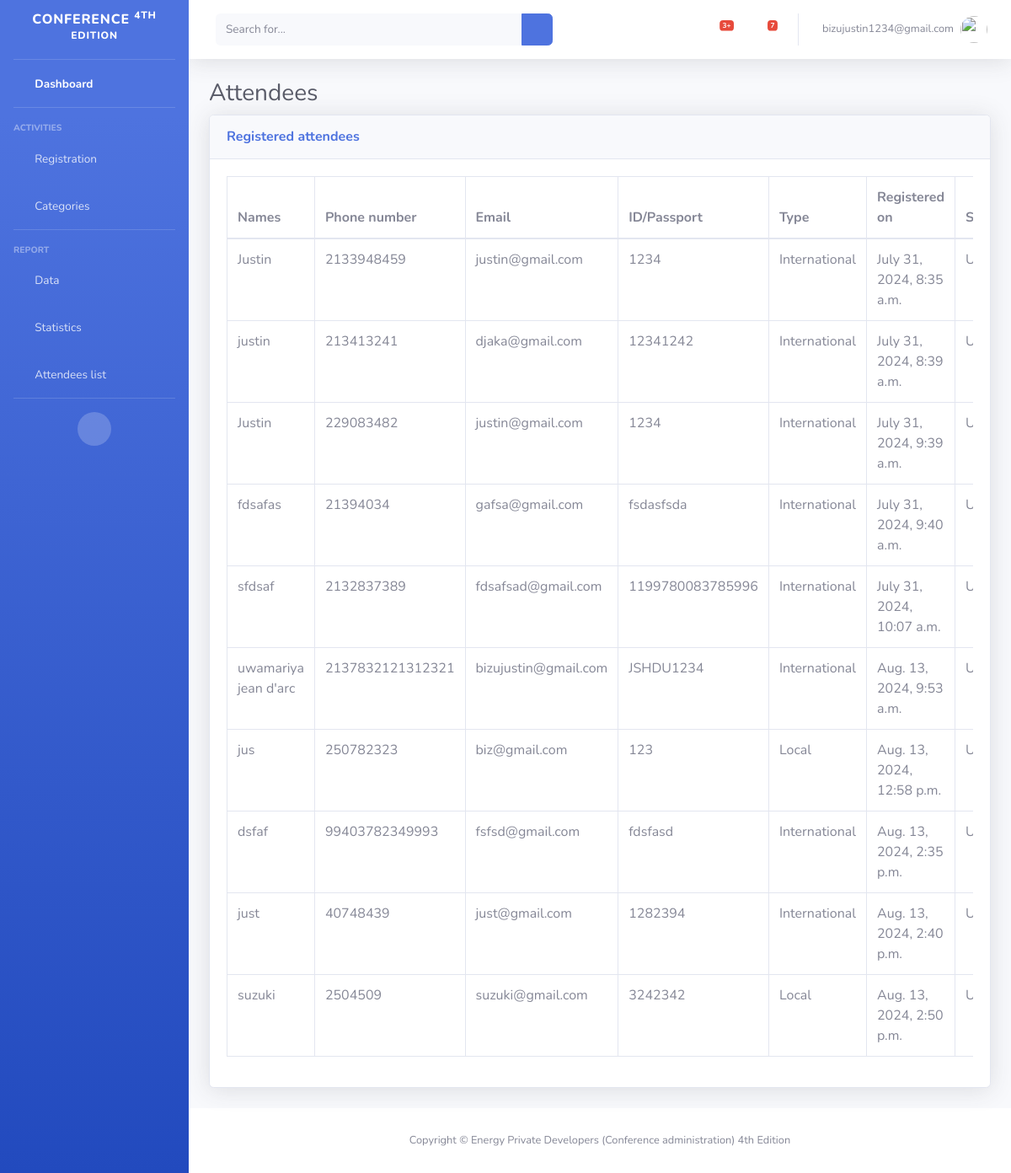
/administration/attendees (signed in), run on the app's committed database.
### conference_planning/models.py (models this page shows, shortened)
class Attendees(models.Model):
    class AttendeeType(models.TextChoices):
        LOCAL = "Local", "Local"
        INTERNATIONAL = "International", "International"
        STUDENT = "Student", "Student"
    STATUS_CHOICES = [
        ('organizer', 'Organizer'),
        ('delegate', 'Delegate'),
        ('exhibitor', 'Exhibitor'),
        ('student', 'Student'),
        ('media', 'Media')
    ]
    names = models.CharField(max_length=250)
    email = models.EmailField()
    identity = models.CharField(max_length=50)
    phone = models.CharField(max_length=20)
    country = models.CharField(max_length=100)
    organization = models.CharField(max_length=100, null=True, blank=True)
    university = models.CharField(max_length=100, null=True, blank=True)
    student_number = models.CharField(max_length=50, null=True, blank=True)
    category = models.CharField(max_length=100, choices=STATUS_CHOICES, default='choose your category')
    attendee_type = models.CharField(max_length=30, choices=AttendeeType.choices, default=AttendeeType.LOCAL, unique=False)
    registered_on = models.DateTimeField(auto_now_add=True)
    STATUS_CHOICES = [
        ('unpaid', 'Unpaid'),
        ('paid', 'Paid'),
    ]
    status = models.CharField(
        max_length=100,
        choices=STATUS_CHOICES,
        default='unpaid',
    )
    class Meta:
        verbose_name_plural = 'Attendees'

### conference_planning/views.py (the view)
# urls.py: path('attendees', views.attendees, name="attendees"),
@login_required
def attendees(request):
    attendees_list = Attendees.objects.all().order_by('id')
    context = {'attendees': attendees_list}
    return render(request, 'conference_planning/administration/attends.html', context)

### conference_planning/templates/conference_planning/administration/attends.html (shortened to what this page needs)
{% load static %}
<!DOCTYPE html>
<html lang="en">
<head>
    <link href="{% static 'administration/vendor/fontawesome-free/css/all.min.css' %}" rel="stylesheet" type="text/css">
    <link href="{% static 'administration/css/sb-admin-2.min.css' %}" rel="stylesheet">
</head>
<body id="page-top">
 <div id="wrapper">
    <ul class="navbar-nav bg-gradient-primary sidebar sidebar-dark accordion" id="accordionSidebar">
        <a class="sidebar-brand d-flex align-items-center justify-content-center" href="{% url 'administration:dashboard' %}">
            <div class="sidebar-brand-text mx-3">Conference <sup>4Th Edition</sup></div>
        </a>
        <hr class="sidebar-divider my-0">
        <li class="nav-item active">
            <a class="nav-link" href="{% url 'administration:dashboard' %}">
                <i class="fas fa-fw fa-tachometer-alt"></i>
                <span>Dashboard</span></a>
        </li>
        <hr class="sidebar-divider">
        <div class="sidebar-heading">
            Activities
        </div>
        <li class="nav-item">
            <a class="nav-link collapsed" href="#" data-toggle="collapse" data-target="#collapseTwo"
                aria-expanded="true" aria-controls="collapseTwo">
                <i class="fas fa-fw fa-cog"></i>
                <span>Registration</span>
            </a>
        </li>
        <li class="nav-item">
            <a class="nav-link collapsed" href="#" data-toggle="collapse" data-target="#collapseUtilities"
                aria-expanded="true" aria-controls="collapseUtilities">
                <i class="fas fa-fw fa-wrench"></i>
                <span>Categories</span>
            </a>
        </li>
        <hr class="sidebar-divider">
        <div class="sidebar-heading">
            Report
        </div>
        <li class="nav-item">
            <a class="nav-link collapsed" href="#" data-toggle="collapse" data-target="#collapsePages"
                aria-expanded="true" aria-controls="collapsePages">
                <i class="fas fa-fw fa-folder"></i>
                <span>Data</span>
            </a>
        </li>
        <li class="nav-item">
            <a class="nav-link" href="#">
                <i class="fas fa-fw fa-chart-area"></i>
                <span>Statistics</span></a>
        </li>
        <li class="nav-item">
            <a class="nav-link" href="{% url 'administration:attendees' %}">
                <i class="fas fa-fw fa-table"></i>
                <span>Attendees list</span></a>
        </li>
        <hr class="sidebar-divider d-none d-md-block">
        <div class="text-center d-none d-md-inline">
            <button class="rounded-circle border-0" id="sidebarToggle"></button>
        </div>
    </ul>
        <div id="content-wrapper" class="d-flex flex-column">
            <div id="content">
                <nav class="navbar navbar-expand navbar-light bg-white topbar mb-4 static-top shadow">
                    <form
                        class="d-none d-sm-inline-block form-inline mr-auto ml-md-3 my-2 my-md-0 mw-100 navbar-search">
                        <div class="input-group">
                            <input type="text" class="form-control bg-light border-0 small" placeholder="Search for..."
                                aria-label="Search" aria-describedby="basic-addon2">
                            <div class="input-group-append">
                                <button class="btn btn-primary" type="button">
                                    <i class="fas fa-search fa-sm"></i>
                                </button>
                            </div>
                        </div>
                    </form>
                    <ul class="navbar-nav ml-auto">
                        <li class="nav-item dropdown no-arrow mx-1">
                            <a class="nav-link dropdown-toggle" href="#" id="alertsDropdown" role="button"
                                data-toggle="dropdown" aria-haspopup="true" aria-expanded="false">
                                <i class="fas fa-bell fa-fw"></i>
                                <span class="badge badge-danger badge-counter">3+</span>
                            </a>
                        </li>
                        <li class="nav-item dropdown no-arrow mx-1">
                            <a class="nav-link dropdown-toggle" href="#" id="messagesDropdown" role="button"
                                data-toggle="dropdown" aria-haspopup="true" aria-expanded="false">
                                <i class="fas fa-envelope fa-fw"></i>
                                <span class="badge badge-danger badge-counter">7</span>
                            </a>
                        </li>
                        <li class="nav-item dropdown no-arrow">
                            <a class="nav-link dropdown-toggle" href="#" id="userDropdown" role="button"
                                data-toggle="dropdown" aria-haspopup="true" aria-expanded="false">
                                <span class="mr-2 d-none d-lg-inline text-gray-600 small">{{ user.email }}</span>
                                <img class="img-profile rounded-circle"
                                    src="{% static 'administration/img/undraw_profile.svg' %}">
                            </a>
                        </li>
                    </ul>
                </nav>
                <div class="container-fluid">
                    <h1 class="h3 mb-2 text-gray-800">Attendees</h1>
                    <div class="card shadow mb-4">
                        <div class="card-header py-3">
                            <h6 class="m-0 font-weight-bold text-primary">Registered attendees</h6>
                        </div>
                        <div class="card-body">
                            <div class="table-responsive">
                                <table class="table table-bordered" id="dataTable" width="100%" cellspacing="0">
                                    <thead>
                                        <tr>
                                            <th>Names</th>
                                            <th>Phone number</th>
                                            <th>Email</th>
                                            <th>ID/Passport</th>
                                            <th>Type</th>
                                            <th>Registered on</th>
                                            <th>Status</th>
                                        </tr>
                                    </thead>
                                    <tbody>
                                        {% for attendee in attendees %}
                                        <tr>
                                            <td>{{ attendee.names }}</td>
                                            <td>{{ attendee.phone }}</td>
                                            <td>{{ attendee.email }}</td>
                                            <td>{{ attendee.identity }}</td>
                                            <td>{{ attendee.attendee_type }}</td>
                                            <td>{{ attendee.registered_on }}</td>
                                            <td>Unpaid</td>
                                        </tr>
                                        {% endfor %}
                                    </tbody>
                                </table>
                            </div>
                        </div>
                    </div>
                </div>
            </div>
            <footer class="sticky-footer bg-white">
                <div class="container my-auto">
                    <div class="copyright text-center my-auto">
                        <span>Copyright &copy; Energy Private Developers (Conference administration) 4th Edition</span>
                    </div>
                </div>
            </footer>
        </div>
    </div>
</body>
</html>

### data on the page
Attendees: names "Justin", phone "2133948459", email "justin@gmail.com", identity "1234", attendee_type "International", registered_on "July 31, 2024, 8:35 a.m."
Attendees: names "justin", phone "213413241", email "djaka@gmail.com", identity "12341242", attendee_type "International", registered_on "July 31, 2024, 8:39 a.m."
Attendees: names "Justin", phone "229083482", email "justin@gmail.com", identity "1234", attendee_type "International", registered_on "July 31, 2024, 9:39 a.m."
Attendees: names "fdsafas", phone "21394034", email "gafsa@gmail.com", identity "fsdasfsda", attendee_type "International", registered_on "July 31, 2024, 9:40 a.m."
Attendees: names "sfdsaf", phone "2132837389", email "fdsafsad@gmail.com", identity "1199780083785996", attendee_type "International", registered_on "July 31, 2024, 10:07 a.m."
Attendees: names "uwamariya jean d'arc", phone "2137832121312321", email "bizujustin@gmail.com", identity "JSHDU1234", attendee_type "International", registered_on "Aug. 13, 2024, 9:53 a.m."
Attendees: names "jus", phone "250782323", email "biz@gmail.com", identity "123", attendee_type "Local", registered_on "Aug. 13, 2024, 12:58 p.m."
Attendees: names "dsfaf", phone "99403782349993", email "fsfsd@gmail.com", identity "fdsfasd", attendee_type "International", registered_on "Aug. 13, 2024, 2:35 p.m."
Attendees: names "just", phone "40748439", email "just@gmail.com", identity "1282394", attendee_type "International", registered_on "Aug. 13, 2024, 2:40 p.m."
Attendees: names "suzuki", phone "2504509", email "suzuki@gmail.com", identity "3242342", attendee_type "Local", registered_on "Aug. 13, 2024, 2:50 p.m."

### other printed values
{{ user.email }} "bizujustin1234@gmail.com"
